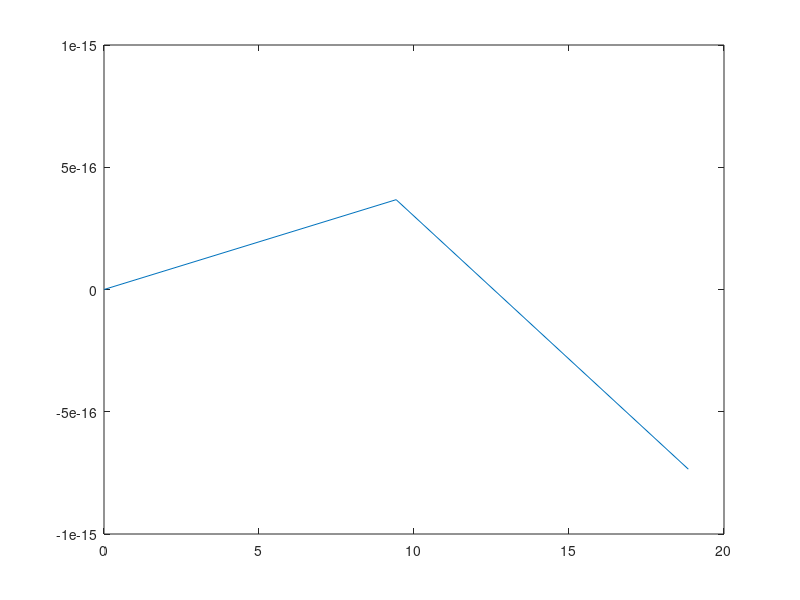

The MATLAB source for this figure: (Note: this script raises an error after producing the figure.)
%% Vektoren und Graphik

x = 3;
fprintf('Meine Variable x = %.3f\n', x);

%% Datentypen
% Datentypen müssen in Matlab nicht deklariert werden wie in C, sondern
% werden dynamisch zugewiesen. C hat ein statisches Typsystem, Matlab ein
% dynamisches. 

a = 23.5;   
b = 19; 
c = single(pi); 
d = sqrt(-5); 


%% Zeilenvektoren
% Matlab unterscheidet zwischen Zeilen- und Spaltenvektoren !!
% Die einfachste Methode zur Definition von Vektoren ist die explizite
% Auflistung der Elemente:

zv1 = [3 1 2];  
zv2 = [3, 1, 2]  % dasselbe wie zv1



%% Spaltenvektoren
% Bei Spaltenvektoren werden die Elemente durch ein Semikolon getrennt:
sv1 = [3; 2; 1]



%% Transponieren
% Durch Transponieren werden Zeilen- und Spaltenvektoren ineinander verwandelt:
zv1'
sv1'
sv1''  % = sv1

%% Der : Operator - Vektoren mit konstantem Inkrement
% Explizites Auflisten der Elemente ist oft nicht praktikabel. Der |:|
% Operator erlaubt, beliebig lange Zeilenvektoren mit konstantem Inkrement sehr
% einfach zu definieren: 

zv1 = 0:2:8   % Anfang = 0, Inkrement = 2, Ende = 8
zv2 = 0:-2:-8   % negatives Inkrement
zv3 = 1:1000;     % Standard Inkrement 1

%% 
% Die Anzahl der Elemente eines Vektors bestimmt man mit der Funktion
% |length|: 
length(zv3)
size(zv3)  % 'Matrix'-Größe des Vektors

%% Die linspace Funktion - Vektoren mit vorgegebener Anzahl Elemente
% Die Funktion |linspace| funktioniert so aehnlich und erzeugt eine
% vorgegebene Anzahl von aequidistanten Elementen. 

linspace(0, 10)  % 5 aequidistante Zahlen zwischen 0 und 10


%% Vektorisierter Funktionsaufruf
% Mit einem vektoriellen Argument iterieren viele Funktionen automatisch 
% ueber die Elemente und geben wiederum einen Vektor zurück!
x = linspace(0, 6*pi, 3);   
sx = sin(x);

%% Ein einfacher Funktions-plot
% Graphik-Funktionalitaet wird spaeter noch ausfuehrlich behandelt. Das hier
% ist nur ein Vorgeschmack.
plot(x, sx);  





%% Skalarprodukt
% Skalarprodukt = Zeilenvektor * Spaltenvektor. Alles andere ergibt einen
% Fehler. 
v1 = 1:3 
s = v1 * v1';




%% Elementweise Operationen
% + und - sind sinnvollerweise nur elementweise definiert.
% Die Vergleichsoperatoren funktionieren ebenfalls elementweise.
v=1:5;
v + v
v > 3    % produziert einen logischen Vektor

%% 
% Elementweises *, / und ^ wird durch einen Punkt gekennzeichnet!
v = 1:3; 
v .* v 
v .^ v
v ./ v
% v .+ v
%% Vektoren und Skalare
% Multiplikation |Skalar * Vektor| ist aus der Mathematik bekannt
% Die Addition |Vektor + Skalar| wird elementweise durchgefuehrt: 

v = 1:5; 
2 * v
v + 2


%% Einige nuetzliche skalare Funktionen fuer Vektoren: 
% Diese Funktionen geben skalare Werte zurueck:
zv = 3:8; 
sum(zv)   
mean(zv)
max(zv)

%% 
% Viele weitere Funktionen dieser Art liefert die Hilfe: 
help datafun








%% Indexzugriff (lesend)

v = 10:20; 
v(1)    % erstes Element
v(11)   % letztes Element
v(end)  % == v(11)
v(end-1)  % vorletztes Element



%% Indexzugriff kann vektorisiert erfolgen
v(1:3)   % Die ersten 3 Elemente
v([2,4,6])  % Elemente mit Indizes 2,4,6



%% Indexzugriff (schreibend)
% Wenn man in noch nicht existierende Elemente reinschreibt, 
% wird automatisch Speicher angelegt und Elemente mit 0 aufgefuellt
v = [];   % leerer Vektor
v(13) = 24



%% Kontrollstrukturen
v = 1:5; 
for k=v
   disp('Im loop'); 
   disp(k); 
end



%% if
x = rand(1)
if x < 0.5
    disp('x< 0.5');
elseif x<0.8
    disp('0.5 <= x < 0.8');
else
    disp('x>=0.5');
end

% while, break, continue wie in C



%% Graphik-Grundlagen
% Hier werden die wichtigsten Graphik-Funktionalitaeten vorgestellt.

%% Daten zum plotten
x = linspace(0,10, 25); 
f = exp(x/3); 
g = x.^2; 

%% Einfacher Plot 
% Das dritte Argument der |plot| Funktion spezifiziert die Plotsymbole. Der 
% erste Buchstabe codiert die Farbe, der zweite das Symbol, das am Datenpunkt 
% gezeichnet wird und der dritte die Verbindungslinie zwischen den
% Datenpunkten. Siehe |doc linespec| fuer mehr Info.


plot(x,f, ':g*');  % x-y-plot, Rote, gepunktete Linie mit o als Marker
% Titel des plots
title('Die Funktion f(x) = exp(x/3)');
% Achsenbeschriftung:
xlabel('x');
ylabel('f(x)');
% Raster einschalten:
grid on;

%% Weitere Daten zum Plot hinzufuegen:
% Ein plot Aufruf alleine erzeugt ein neues Graphik Fenster. Dies
% kann unterbunden werden mit dem |hold| Befehl: 

hold on % ins selbe Fenster plotten
plot(x,g, '--r', 'LineWidth',2.5);  % viele Eigenschaften lassen sich als key-value-Paar ergaenzen
% Legende malen: 
legend('Hallo', 'g(x)', 'Location', 'NorthEast');
hold off; % ab hier wird nicht mehr in unser Fenster geplottet  
% x-Bereich eingrenzen (ylim gibt's auch):
xlim([5, 10]); 
ylim([40, 60]); 

%% Mehrere Plot anordnen
% Mehrere Plots lassen sich systematisch mit dem |tiledLayout| Befehl anordnen.
% Die ersten beiden Argumente geben die Groesse der Anordnungsmatrix an, der
% dritte indiziert den gerade aktiven Plot.

t = tiledlayout(2,2, 'TileSpacing','compact', 'Padding', 'compact');
nexttile;
loglog(x, g); % das gleiche wie plot(log(x), log(g));
xlim([0, log(x(end))]);
title('g(x): Doppelt logarithmisch');

nexttile; 
semilogy(x, f); 
xlim([1, 10]); 
title('f(x): Einfach logarithmisch');
grid on; 

% Ueberschrift fuer das gesamte Fenster 
title(t, 'Die Funktionen f und g'); 
%% Ups grid in plot 1 vergessen
nexttile(1); % tile 1 aktivieren
grid on; 


%% Definition von Funktionen
% Pro Funktion eine Datei mit gleichem Namen
% Die Funktion muss im aktuellen Verzeichnis oder im Pfad sein 
% Beispiel: meineSumme.m

meineSumme(2,4)  

%% Definition von lokalen Funktionen 
% Seit Release 2024a: man kann Funktionen auch innerhalb eines Skripts 
% erstellen. Aber dann kann die Funktion nur innerhalb des Skripts aufgerufen werden

function y = kehrwert(x)
    y = 1./x;
end
kehrwert(2)   % kann auch von der Kommandozeile ausgeführt werden

%% 
x = 1:1000;